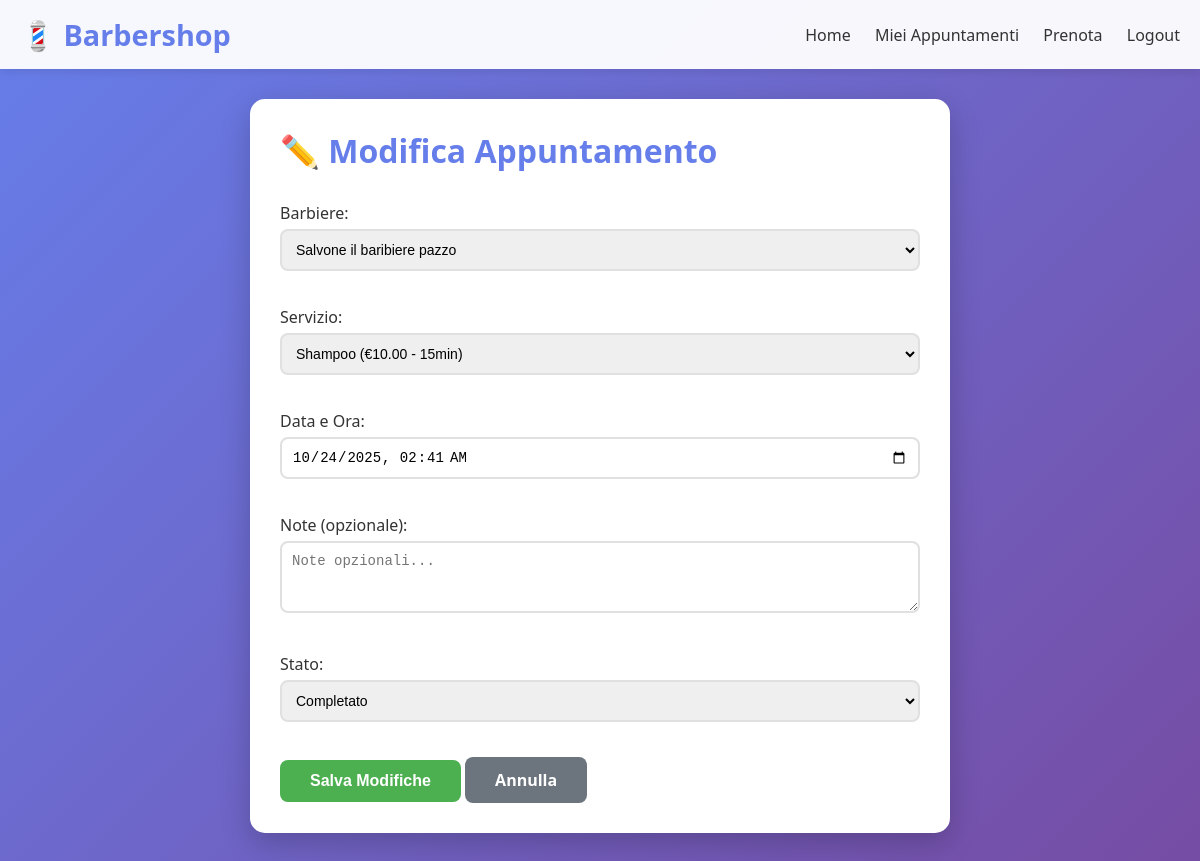
The page /appuntamenti/2/modifica/ (signed in) on the database its author committed.
### appointments/models.py (models this page shows, shortened)
class Appuntamento(models.Model):
    STATI = [
        ('confermato', 'Confermato'),
        ('completato', 'Completato'),
        ('cancellato', 'Cancellato'),
        ('in_attesa', 'In Attesa'),
    ]
    cliente = models.ForeignKey(Cliente, on_delete=models.CASCADE, related_name='appuntamenti')
    barbiere = models.ForeignKey(Barbiere, on_delete=models.CASCADE, related_name='appuntamenti')
    servizio = models.ForeignKey(Servizio, on_delete=models.CASCADE)
    data_ora = models.DateTimeField(verbose_name="Data e ora")
    stato = models.CharField(max_length=20, choices=STATI, default='confermato')
    note = models.TextField(blank=True, null=True)
    creato_il = models.DateTimeField(auto_now_add=True)
    modificato_il = models.DateTimeField(auto_now=True)
    class Meta:
        verbose_name_plural = "Appuntamenti"
        ordering = ['-data_ora']

### appointments/views.py (the view)
# urls.py: path('appuntamenti/<int:appuntamento_id>/modifica/', views.modifica_appuntamento, name='modifica_appuntamento'),
@login_required
def modifica_appuntamento(request, appuntamento_id):
    try:
        cliente = Cliente.objects.get(user=request.user)
    except Cliente.DoesNotExist:
        messages.error(request, 'Profilo cliente non trovato.')
        return redirect('home')
    appuntamento = get_object_or_404(Appuntamento, id=appuntamento_id, cliente=cliente)
    if request.method == 'POST':
        form = AppuntamentoForm(request.POST, instance=appuntamento)
        if form.is_valid():
            form.save()
            messages.success(request, 'Appuntamento modificato con successo!')
            return redirect('lista_appuntamenti')
        else:
            messages.error(request, 'Per favore controlla la data e anche i dati mancanti per favore')
    else:
        form = AppuntamentoForm(instance=appuntamento)
    context = {
        'form': form,
        'appuntamento': appuntamento,
        'modifica': True,
    }
    return render(request, 'appointments/crea_appuntamento.html', context)

### appointments/models.py (called while the page is built)
    def __str__(self):
        return self.nome

    def __str__(self):
        return f"{self.nome} (€{self.prezzo} - {self.durata_minuti}min)"

### appointments/templates/appointments/crea_appuntamento.html (shortened to what this page needs)
{% extends 'appointments/base.html' %}
{% block content %}
<div class="card" style="max-width: 700px; margin: 0 auto;">
    <h1 style="color: #667eea; margin-bottom: 30px;">
        {% if modifica %}
            ✏️ Modifica Appuntamento
        {% else %}
            ➕ Nuovo Appuntamento
        {% endif %}
    </h1>
    <form method="POST">
        <div class="form-group">
            <label>Barbiere:</label>
            {{ form.barbiere }}
        </div>
        <div class="form-group">
            <label>Servizio:</label>
            {{ form.servizio }}
        </div>
        <div class="form-group">
            <label>Data e Ora:</label>
            {{ form.data_ora }}
        </div>
         <div class="form-group">
             <label>Note (opzionale):</label>
             {{ form.note }}
         </div>
         {% if 'stato' in form.fields %}
         <div class="form-group">
             <label>Stato:</label>
             {{ form.stato }}
         </div>
         {% endif %}
         <button type="submit" class="btn btn-success">
             {% if modifica %}Salva Modifiche{% else %}Prenota{% endif %}
         </button>
        <a href="{% url 'lista_appuntamenti' %}" class="btn btn-secondary">Annulla</a>
    </form>
</div>
{% endblock %}

### appointments/templates/appointments/base.html (style rules this page uses)
* { margin: 0; padding: 0; box-sizing: border-box; }
body { font-family: 'Segoe UI', Tahoma, Geneva, Verdana, sans-serif; background: linear-gradient(135deg, #667eea 0%, #764ba2 100%); min-height: 100vh; padding-bottom: 50px; }
.card { background: white; border-radius: 15px; padding: 30px; box-shadow: 0 10px 30px rgba(0,0,0,0.2); margin-bottom: 20px; }
.form-control { width: 100%; padding: 10px; border: 2px solid #e0e0e0; border-radius: 8px; font-size: 14px; margin-bottom: 15px; }
.form-group { margin-bottom: 20px; }
.form-group label { display: block; margin-bottom: 5px; font-weight: 500; color: #333; }
.btn { padding: 12px 30px; border: none; border-radius: 8px; font-size: 16px; font-weight: bold; cursor: pointer; transition: all 0.3s; text-decoration: none; display: inline-block; }
.btn-success { background: #4caf50; color: white; }
.btn-secondary { background: #6c757d; color: white; }

### rows shown on the page
Appuntamento: barbiere "Salvone il baribiere pazzo", servizio "Shampoo (€10.00 - 15min)", data_ora "10/24/2025 02:41", stato "Completato"
